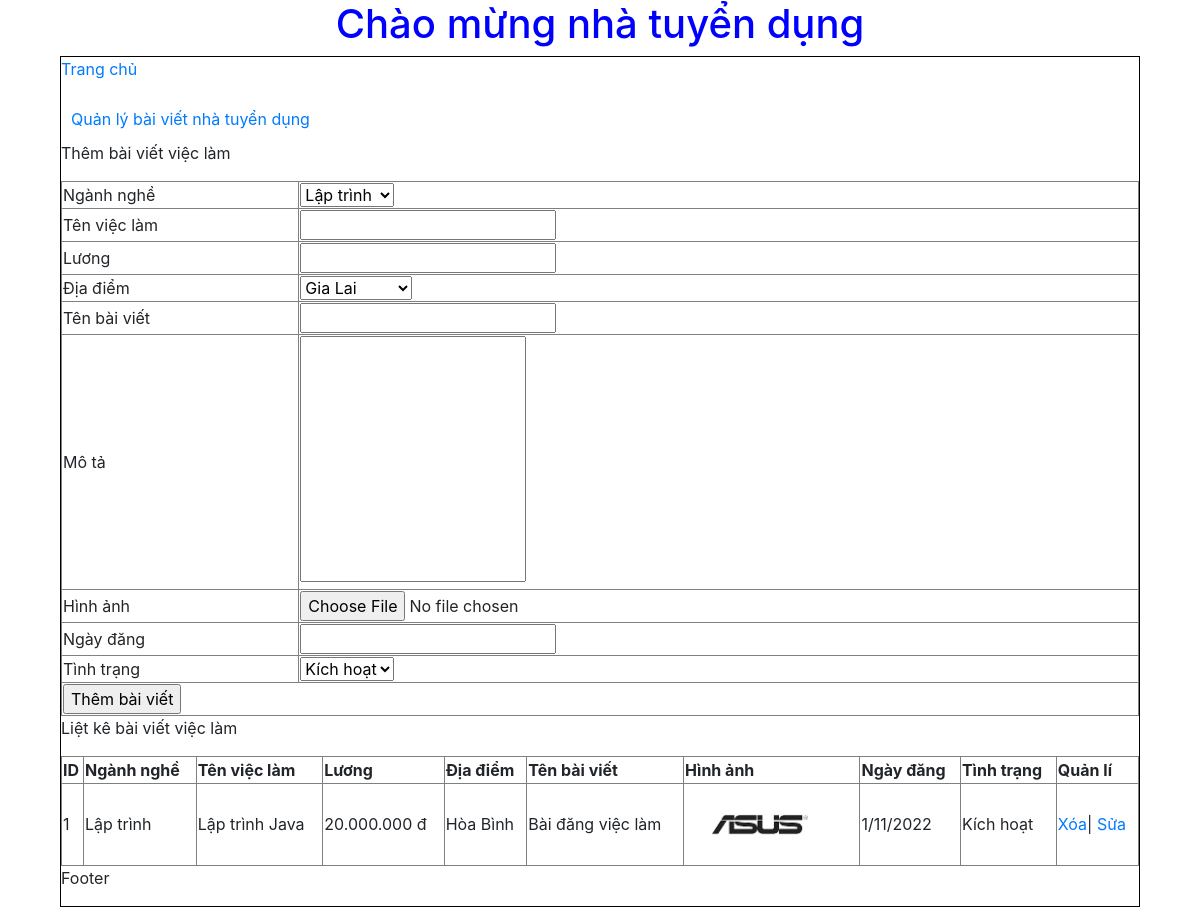
Page /nhatuyendung/index.php?action=qlbvvl&query=them on the committed database.
### tables this page shows
CREATE TABLE `baivietvl` (
  `id_baiviet` int(11) NOT NULL,
  `id_nganhnghe` int(11) NOT NULL,
  `tenvieclam` varchar(255) NOT NULL,
  `luong` varchar(255) NOT NULL,
  `id_diadiem` int(11) NOT NULL,
  `tenbaiviet` varchar(255) NOT NULL,
  `mota` varchar(255) NOT NULL,
  `hinhanh` varchar(255) NOT NULL,
  `ngaydang` varchar(255) NOT NULL,
  `tinhtrang` int(11) NOT NULL
);

CREATE TABLE `nganhnghe` (
  `id_nganhnghe` int(11) NOT NULL,
  `tennganhnghe` varchar(255) NOT NULL
);

CREATE TABLE `diadiem` (
  `id_diadiem` int(11) NOT NULL,
  `tendiadiem` varchar(255) NOT NULL
);

### nhatuyendung/modules/qlbvvl/them.php (the view, shortened to what this page needs)
<p>Thêm bài viết việc làm</p>
<table border="1" width="100%"  style="border-collapse: collapse;">
<form method="POST" action="modules/qlbvvl/xuly.php"  enctype="multipart/form-data" >
<tr>
    <td>Ngành nghề</td>
    <td>
      <select name ="nganhnghe">
      <?php
      $sql_nn="select *from nganhnghe order by id_nganhnghe asc";
      $query_nn=mysqli_query($mysqli,$sql_nn);
      while($row_nn=mysqli_fetch_array($query_nn)){
      ?>
      <option value="<?php echo $row_nn['id_nganhnghe'] ?>"><?php echo $row_nn['tennganhnghe'] ?></option>
      <?php
      }
      ?>
      </select>
    </td>
  </tr>
  <tr>
    <td>Tên việc làm </td>
    <td><input type="text" name="tenvieclam"></td>
  </tr>
  <tr>
    <td>Lương </td>
    <td><input type="text" name="luong"></td>
  </tr>
  <tr>
    <td>Địa điểm</td>
    <td>
      <select name ="diadiem">
      <?php
      $sql_dd="select *from diadiem order by id_diadiem asc";
      $query_dd=mysqli_query($mysqli,$sql_dd);
      while($row_dd=mysqli_fetch_array($query_dd)){
      ?>
      <option value="<?php echo $row_dd['id_diadiem'] ?>"><?php echo $row_dd['tendiadiem'] ?></option>
      <?php
      }
      ?>
      </select>
    </td>
  </tr>
  <tr>
    <td>Tên bài viết </td>
    <td><input type="text" name="tenbaiviet"></td>
  </tr>
  <tr>
    <td>Mô tả</td>
    <td><textarea name="mota" rows="10" style="resize:none;"></textarea></td>
  </tr>
  <tr>
    <td>Hình ảnh</td>
    <td><input type="file" name="hinhanh"></td>
  </tr>
  <tr>
    <td>Ngày đăng</td>
    <td><input type="text" name="ngaydang"></td>
  </tr>
  <tr>
    <td>Tình trạng</td>
    <td>
        <select name="tinhtrang">
            <option value="1">Kích hoạt</option>
        </select>
    </td>
</tr>
<tr>
    <td colspan="2"><input type="submit" name="thembv" value="Thêm bài viết"> </td>
  </tr>
  </form>
</table>

### nhatuyendung/modules/qlbvvl/lietke.php
<?php
    $sql_lietkebv=" SELECT * FROM baivietvl, nganhnghe, diadiem
     WHERE baivietvl.id_nganhnghe = nganhnghe.id_nganhnghe
     AND baivietvl.id_diadiem = diadiem.id_diadiem ORDER BY id_baiviet ASC ";
    $result= mysqli_query($mysqli,$sql_lietkebv) ;
?>
<p>Liệt kê bài viết việc làm</p>
<table border="1" width="100%" style="border-collapse: collapse;">
  <tr>
    <th>ID</th>
    <th>Ngành nghề</th>
    <th>Tên việc làm</th>
    <th>Lương</th>
    <th>Địa điểm</th>
    <th>Tên bài viết</th>
    <th>Hình ảnh</th>
    <th>Ngày đăng</th>
    <th>Tình trạng</th>
    <th>Quản lí</th>
</tr>
<?php
$i=0;
if ($result) {
	while($row = mysqli_fetch_array($result)){
    $i++;
	?>
  <tr>
    <td><?php echo $i ?></td>
    <td><?php echo $row['tennganhnghe'] ?></td>
    <td><?php echo $row['tenvieclam'] ?></td>
    <td><?php echo $row['luong'] ?></td>
    <td><?php echo $row['tendiadiem'] ?></td>
    <td><?php echo $row['tenbaiviet'] ?></td>
    <td><img src="modules/qlbvvl/uploads/<?php echo $row['hinhanh'] ?>" width="150px"></td>
    <td><?php echo $row['ngaydang'] ?></td>
    <td><?php if($row['tinhtrang']==1){
        echo 'Kích hoạt';
    }else{
        echo 'Ẩn';
    }
      ?>
    </td>
    <td>
         <a href="modules/qlbvvl/xuly.php?&id_baiviet=<?php echo $row['id_baiviet']?>">Xóa</a>|
         <a href="?action=qlbvvl&query=sua&id_baiviet=<?php echo $row['id_baiviet']?>">Sửa</a>
    </td>
  </tr>
  <?php
  }
   }
?>
</table>

### rows in the picture
baivietvl: id_nganhnghe.tennganhnghe "Lập trình", tenvieclam "Lập trình Java", luong "20.000.000 đ", id_diadiem.tendiadiem "Hòa Bình", tenbaiviet "Bài đăng việc làm", hinhanh (picture), ngaydang "1/11/2022", tinhtrang "Kích hoạt"

### other values in the picture
form field nganhnghe "Lập trình"
form field diadiem "Gia Lai"
